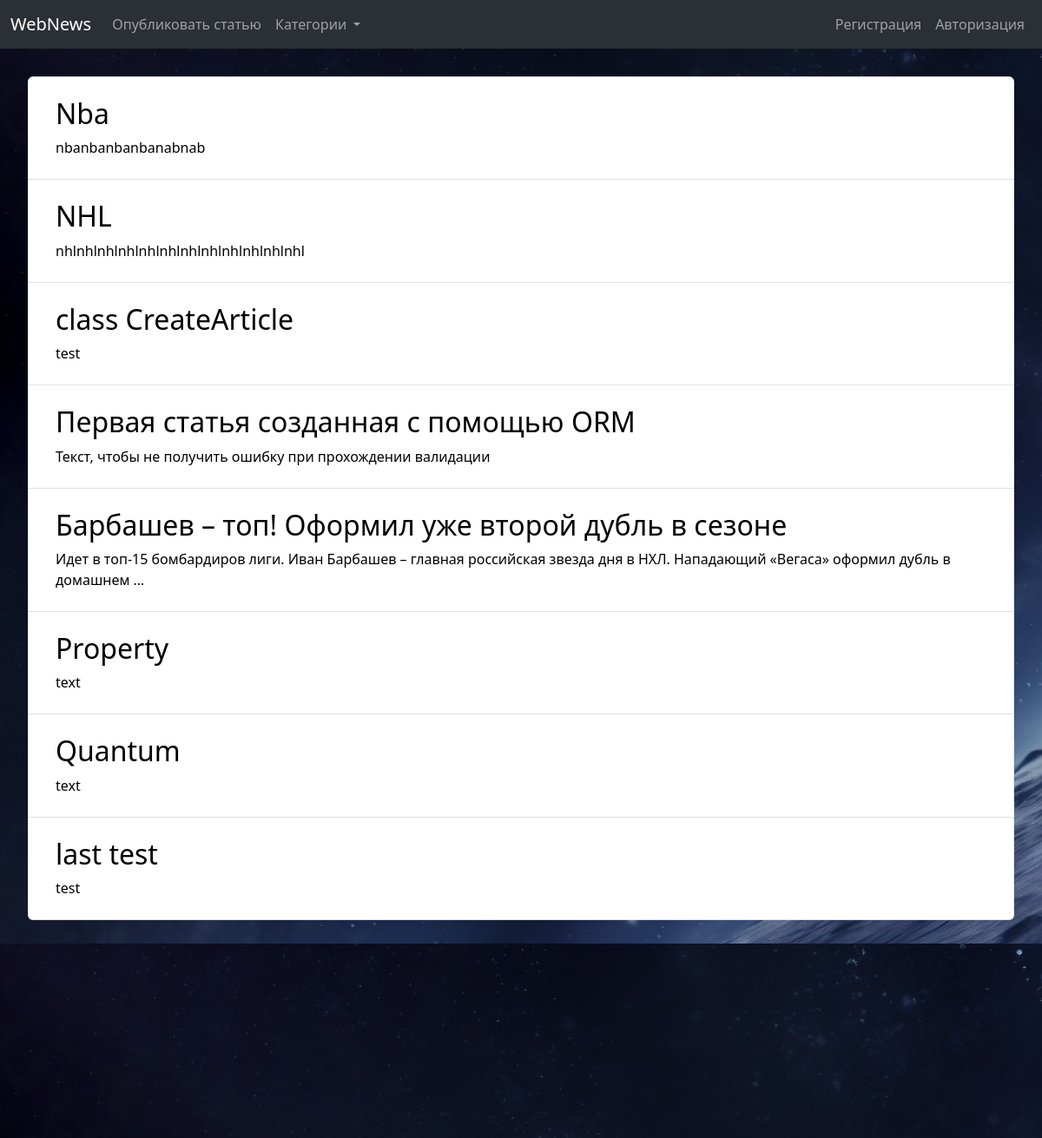
The app's page / (upper part), older data.
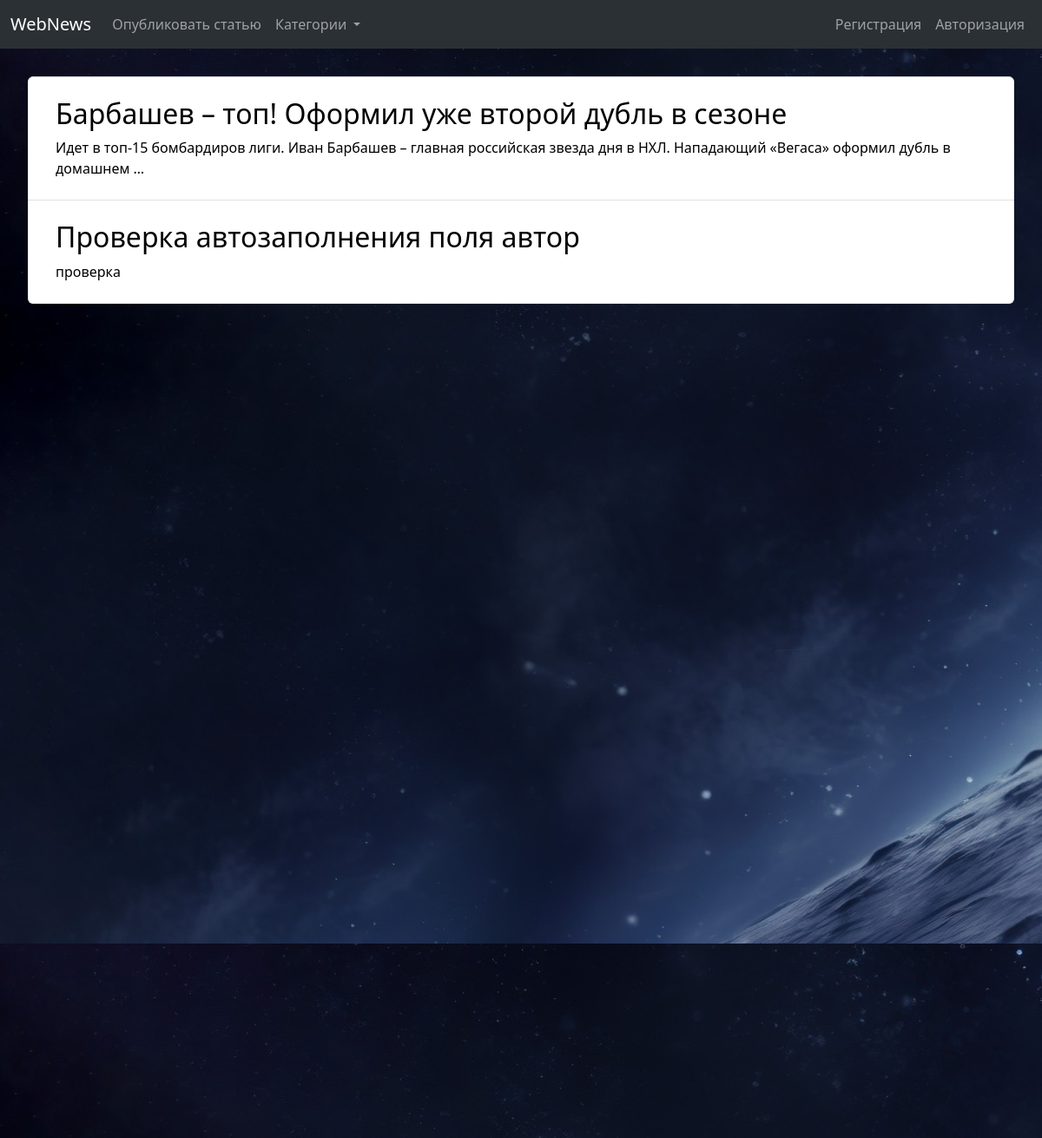
The same page, newer data.
### articles/models.py (models this page shows, shortened)
class Articles(models.Model):
    author = models.ForeignKey(User, on_delete=models.CASCADE, blank=True, null=True)
    title = models.CharField(max_length=250)
    text = models.TextField(blank=False)
    category = models.ForeignKey('Categories', on_delete=models.CASCADE)
    tags = models.ManyToManyField('Tags', blank=True)
    image = models.ImageField(upload_to='articles/%Y%m%d/', blank=True)
    date = models.DateField(auto_now_add=True)
    rating = models.IntegerField(default=0, blank=True)
    def get_absolute_url(self):
        return reverse('article', kwargs={'art_pk': self.pk})

### articles/views.py (the view)
# urls.py: path('', views.ArticlesHome.as_view(), name='home'),
class ArticlesHome(ListView):
    model = Articles
    template_name = 'articles/index.html'
    context_object_name = 'articles'
    def get_context_data(self, *, object_list=None, **kwargs):
        context = super().get_context_data(**kwargs)
        context['categories'] = Categories.objects.all()
        return context

### articles/models.py (called while the page is built)
    def get_absolute_url(self):
        return reverse('category', kwargs={'cat_pk': self.pk})

### articles/templates/articles/index.html (shortened to what this page needs)
{% extends 'articles/base.html' %}
{% block body %}
    <ul class="list-group">
        {% for article in articles %}
        <li class="list-group-item">
            <a href="{{ article.get_absolute_url }}">
                <div class="list-group-item-description">
                    <h2>{{ article.title }}</h2>
                    <p>{{ article.text|truncatewords:20 }}</p>
                </div>
            </a>
        </li>
        {% endfor %}
      </ul>
{% endblock %}

Row changes from the older to the newer data that the page shows:
removed Articles: title "Nba", text "nbanbanbanbanabnab"
removed Articles: title "NHL", text "nhlnhlnhlnhlnhlnhlnhlnhlnhlnhlnhlnhl"
removed Articles: title "class CreateArticle", text "test"
removed Articles: title "Первая статья созданная с помощью ORM", text "Текст, чтобы не получить ошибку при прохождении валидации"
removed Articles: title "Property", text "text"
removed Articles: title "Quantum", text "text"
removed Articles: title "last test", text "test"
added Articles: title "Проверка автозаполнения поля автор", text "проверка"
